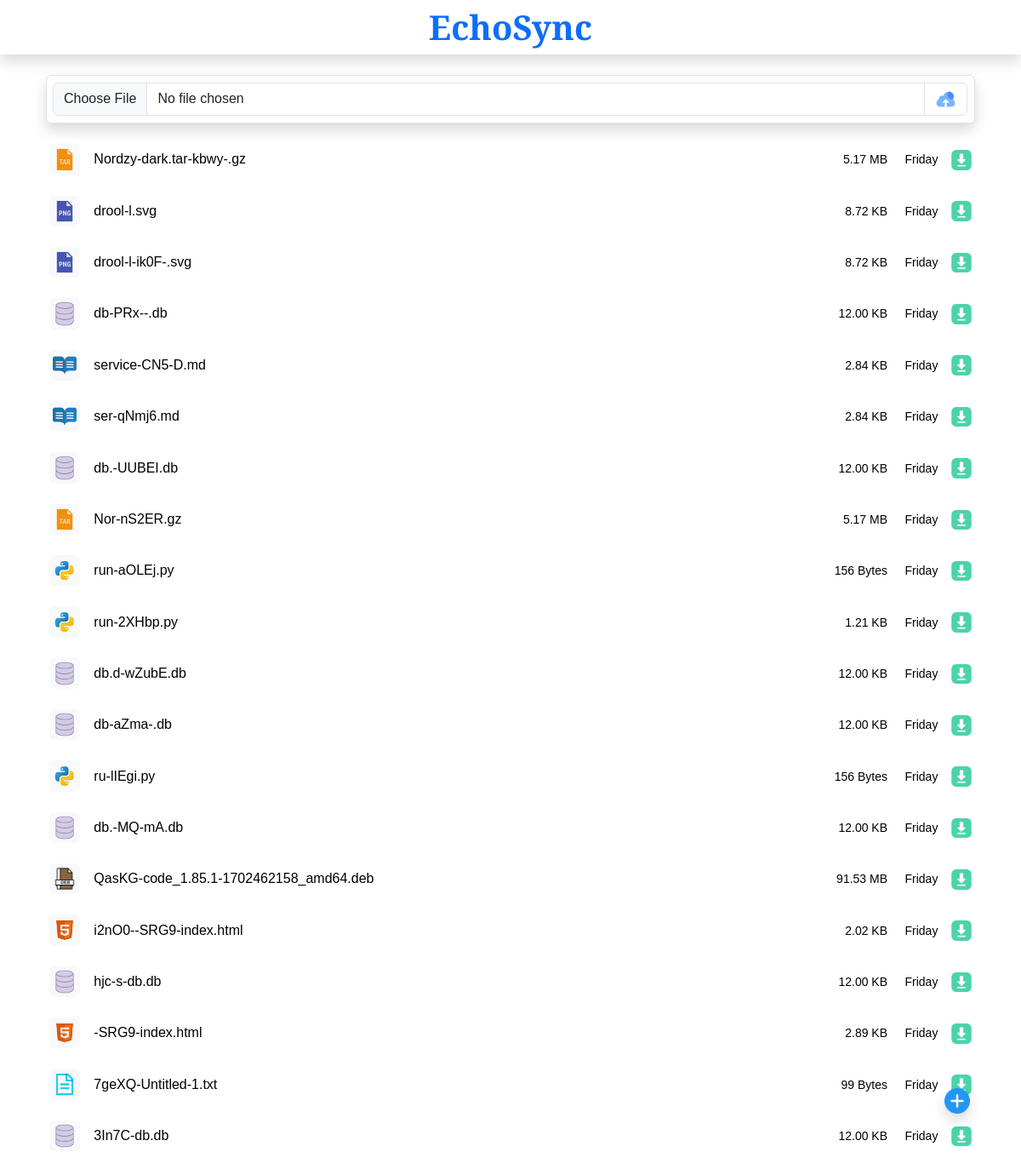
The page / on the database its author committed.
### app/models.py (models this page shows, shortened)
class FilesDB(db.Model):
    id = db.Column(db.Integer, primary_key=True)
    file_name = db.Column(db.String(100), nullable=False)
    upload_time = db.Column(db.String(30), nullable=False)
    file_size = db.Column(db.String(30), nullable=False)
    file_type = db.Column(db.String(40), nullable=False)
    file_key = db.Column(db.String(30), nullable=False, unique=True)
    file_icon = db.Column(db.String())

### app/views/views.py (the view)
    def home_page(self):
        file_upload_form = FileUploadForm()
        custom_file = CustomFile()
        files = FilesDB.query.order_by(FilesDB.upload_time.desc()).limit(20).all()
        return render_template(
            "index.html",
            form=file_upload_form,
            custom_file=custom_file,
            files=files,
            compare_time=compare_time,
        )

### app/forms.py
class FileUploadForm(FlaskForm):
    file_input = FileField('File', validators=[FileRequired(), FileSize(max_size=100 * 1024 * 1024, message='File size must be less than 10MB')])

class CustomFile(FlaskForm):
    custom_filename =  StringField('File name', validators=[DataRequired(Length(max=20, min=8))])
    custom_file_content = TextAreaField("File content", validators=[DataRequired(Length(max=5000, min=10))])

### app/config.py (called while the page is built)
def compare_time(date_string):
    try:
        current_date = datetime.now()
        specific_datetime = datetime.strptime(date_string, "%Y-%m-%d %H:%M")
        time_difference = current_date - specific_datetime
        if time_difference.days == 0:
            return specific_datetime.strftime("%H:%M")
        elif time_difference.days == 1:
            return "Yesterday"
        elif time_difference.days <= 7:
            return specific_datetime.strftime("%A")
        else:
            return specific_datetime.strftime("%d %b %Y")
    except ValueError:
        return "Invalid Date"

### app/views/views.py (called while the page is built)
    @app.template_global()
    def formate_datetime(date):
        return compare_time(str(date))

### app/templates/index.html (shortened to what this page needs)
{% extends 'base.html' %} {% set title = 'EchoSync' %}  {% block content %}
<div class="container-fluid py-4">
  <div class="container-md">
    <div class="container-md mx-auto">
      <form
        action="{{url_for('app.upload_files_page')}}"
        method="post"
        enctype="multipart/form-data"
        class="input-group p-2 rounded shadow border"
      >
        {{form.csrf_token()}} {{form.file_input(class='form-control border
        rounded-start',required='true')}}
        <button class="btn btn-black border" type="submit">
          <img
            src="{{url_for('static',filename='./assets/icons/upload.png')}}"
            class="img-fluid"
            style="width: 25px"
            alt=""
          />
        </button>
      </form>
    </div>
    <div class="mt-3 mb-4 mx-auto">
      <div class="data-set">
        {% for file in files %}
        <div
          class="d-flex justify-content-between align-items-center px-3 py-2 my-2 rounded"
          title="{{file.file_type}}"
        >
          <div class="bg-light rounded p-1">
            <img
              src="{{url_for('static',filename='./assets/file-icons/'+file.file_icon)}}"
              class="img-fluid file-icon"
              alt=""
            />
          </div>
          <div class="inner__container d-flex justify-content-between w-100">
            <div class="left__bar d-flex align-items-center mx-3">
              <a
                href="{{url_for('static',filename='./database/'+file.file_name)}}"
                class="text-decoration-none file_filename d-block"
                >{{file.file_name}}</a
              >
            </div>
            <div class="right__bar">
              <small class="me-3">{{file.file_size}}</small>
              <small class="me-3">{{formate_datetime(file.upload_time)}}</small>
            </div>
          </div>
          <a
            href="{{url_for('static',filename='./database/'+file.file_name)}}"
            download="{{file.file_name}}"
            class="text-decoration-none"
            title="Download"
          >
            <img
              src="{{url_for('static',filename='./assets/icons/download.png')}}"
              class="img-fluid download-icon"
              alt=""
            />
          </a>
        </div>
        {% endfor %}
      </div>
    </div>
  </div>
</div>
{% endblock content %} {% block script %} {% endblock script %}

### app/templates/base.html (shortened to what this page needs)
<!DOCTYPE html>
<html lang="en">
  <head>
  </head>
  <body>
    {% include 'navbar.html' %} {% block content %} {% endblock content %}
    {% include 'model.html' %}
  </body>
</html>

### app/templates/navbar.html
<nav class="navbar shadow">
  <div class="container-fluid">
    <a
      href=""
      class="text-decoration-none fw-bold display-6 mx-auto navbar-logo"
      >EchoSync</a
    >
  </div>
</nav>

### app/templates/model.html (shortened to what this page needs)
<div class="open__file__editor__btn shadow rounded-circle" title="Open File Editor">
  <img src="{{url_for('static', filename='./assets/icons/plus.png')}}" alt="open model" />
</div>

### app/static/css/style.css (style rules this page uses)
.navbar-logo { font-family: "Playfair Display", serif; }
html { scroll-behavior: smooth; }
body { font-family: "Franklin Gothic Medium", "Arial Narrow", Arial, sans-serif; position: relative; height: 100vh; }
form img { width: 70px; }
.data-set .file-icon { width: 30px; filter: contrast(90%); }
.data-set .download-icon { width: 25px; }
.open__file__editor__btn { position: fixed; bottom: 100px; right: 60px; }
.open__file__editor__btn img, .close__file__editor__btn img { width: 30px; cursor: pointer; }
@media (prefers-color-scheme: light) { body { background-color: white; color: black; } }
@media (prefers-color-scheme: light) { .file_filename { color: black; } }

### rows shown on the page
FilesDB: file_icon (picture), file_name "Nordzy-dark.tar-kbwy-.gz", file_size "5.17 MB", upload_time "Friday"
FilesDB: file_icon (picture), file_name "drool-l.svg", file_size "8.72 KB", upload_time "Friday"
FilesDB: file_icon (picture), file_name "drool-l-ik0F-.svg", file_size "8.72 KB", upload_time "Friday"
FilesDB: file_icon (picture), file_name "db-PRx--.db", file_size "12.00 KB", upload_time "Friday"
FilesDB: file_icon (picture), file_name "service-CN5-D.md", file_size "2.84 KB", upload_time "Friday"
FilesDB: file_icon (picture), file_name "ser-qNmj6.md", file_size "2.84 KB", upload_time "Friday"
FilesDB: file_icon (picture), file_name "db.-UUBEI.db", file_size "12.00 KB", upload_time "Friday"
FilesDB: file_icon (picture), file_name "Nor-nS2ER.gz", file_size "5.17 MB", upload_time "Friday"
FilesDB: file_icon (picture), file_name "run-aOLEj.py", file_size "156 Bytes", upload_time "Friday"
FilesDB: file_icon (picture), file_name "run-2XHbp.py", file_size "1.21 KB", upload_time "Friday"
FilesDB: file_icon (picture), file_name "db.d-wZubE.db", file_size "12.00 KB", upload_time "Friday"
FilesDB: file_icon (picture), file_name "db-aZma-.db", file_size "12.00 KB", upload_time "Friday"
FilesDB: file_icon (picture), file_name "ru-lIEgi.py", file_size "156 Bytes", upload_time "Friday"
FilesDB: file_icon (picture), file_name "db.-MQ-mA.db", file_size "12.00 KB", upload_time "Friday"
FilesDB: file_icon (picture), file_name "QasKG-code_1.85.1-1702462158_amd64.deb", file_size "91.53 MB", upload_time "Friday"
FilesDB: file_icon (picture), file_name "i2nO0--SRG9-index.html", file_size "2.02 KB", upload_time "Friday"
FilesDB: file_icon (picture), file_name "hjc-s-db.db", file_size "12.00 KB", upload_time "Friday"
FilesDB: file_icon (picture), file_name "-SRG9-index.html", file_size "2.89 KB", upload_time "Friday"
FilesDB: file_icon (picture), file_name "7geXQ-Untitled-1.txt", file_size "99 Bytes", upload_time "Friday"
FilesDB: file_icon (picture), file_name "3In7C-db.db", file_size "12.00 KB", upload_time "Friday"
